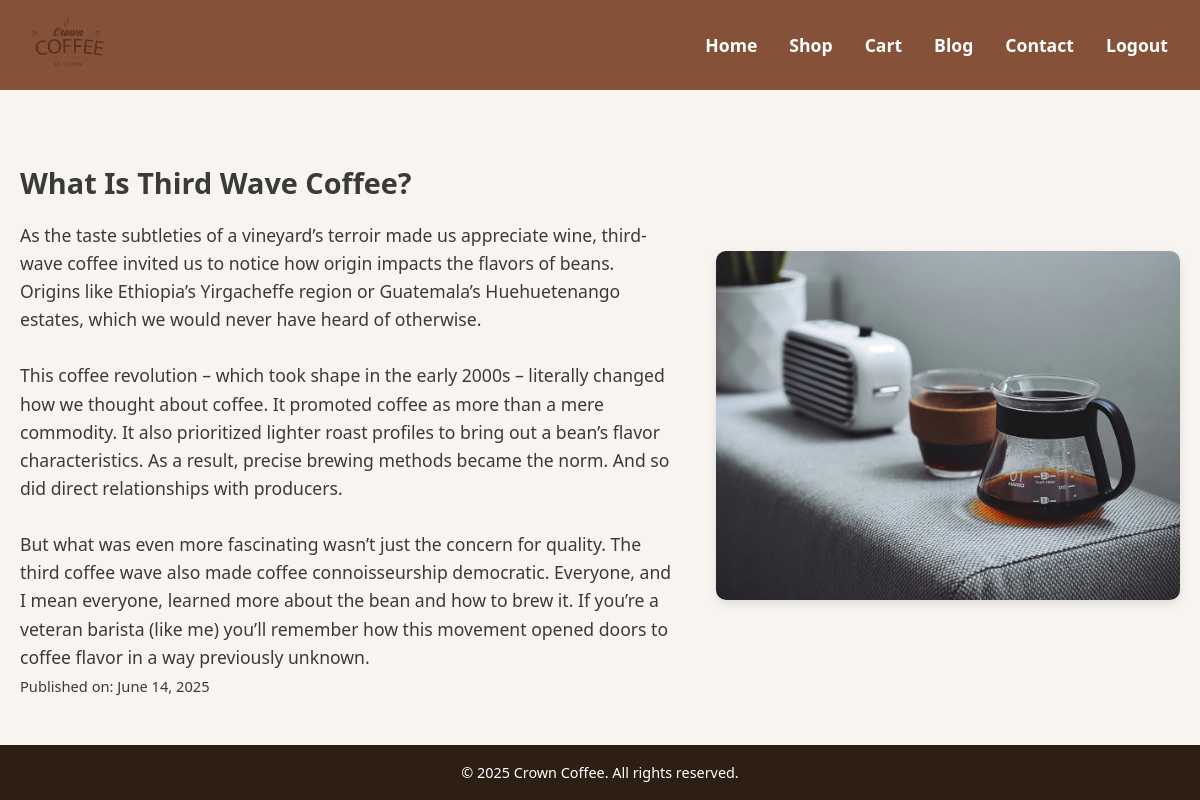
The app's page /blog_detail.php?id=1 with its own data.
### tables this page shows
CREATE TABLE `blog` (
  `post_id` int(11) NOT NULL,
  `title` varchar(255) DEFAULT NULL,
  `content` text DEFAULT NULL,
  `image` varchar(255) DEFAULT NULL,
  `published_date` datetime DEFAULT NULL
);

### blog_detail.php (the view, shortened to what this page needs)
<?php
include 'php/db.php';
$id = (int)$_GET['id'];
$sql = "SELECT * FROM blog WHERE post_id = $id LIMIT 1";
$result = $conn->query($sql);
$post = $result->fetch_assoc();
?>
<!DOCTYPE html>
<html lang="en">
<head>
  <link rel="stylesheet" href="css/user_pannel.css" />
</head>
<body>
  <div class="page-container">
    <header class="header">
      <div class="logo">
        <a href="index.php"><img src="images/logo.png" alt="Crown Coffee Logo" /></a>
      </div>
      <nav class="nav">
        <ul>
          <li><a href="index.php">Home</a></li>
          <li><a href="shop.php">Shop</a></li>
          <li><a href="cart.php">Cart</a></li>
          <li><a href="blog.php" class="active">Blog</a></li>
          <li><a href="contact.html">Contact</a></li>
          <li><a href="logout.php">Logout</a></li>
        </ul>
      </nav>
    </header>
    <section class="blog-detail">
      <div class="blog-text">
        <h3><?= htmlspecialchars($post['title']) ?></h3>
        <p><?= nl2br(htmlspecialchars($post['content'])) ?></p>
        <p><small>Published on: <?= date('F j, Y', strtotime($post['published_date'])) ?></small></p>
      </div>
      <?php if ($post['image']): ?>
      <div class="blog-image">
        <img src="images/<?= htmlspecialchars($post['image']) ?>" alt="<?= htmlspecialchars($post['title']) ?>" />
      </div>
      <?php endif; ?>
    </section>
  </div>
  <footer class="copyright">
    &copy; 2025 Crown Coffee. All rights reserved.
  </footer>
</body>
</html>

### CSS/user_pannel.css (style rules this page uses)
* { margin: 0; padding: 0; box-sizing: border-box; font-family: 'Segoe UI', Tahoma, Geneva, Verdana, sans-serif; }
body { background-color: #f8f5f0; color: #2e1f13; line-height: 1.6; }
h1, h2, h3 { margin-bottom: 1rem; }
.header { display: flex; justify-content: space-between; align-items: center; padding: 1rem 2rem; background-color: #865139; position: relative; z-index: 10; }
.logo img { height: 50px; }
.nav ul { list-style: none; display: flex; gap: 2rem; }
.nav ul li { display: inline-block; }
.nav ul li a { color: #fff; text-decoration: none; font-weight: bold; font-size: 1.1rem; }
.copyright { text-align: center; padding: 1rem; background-color: #2e1f13; color: #fff; font-size: 0.9rem; }
.blog-detail { display: flex; align-items: center; justify-content: space-between; gap: 40px; margin-top: 50px; padding: 20px; }
.blog-text { flex: 1; font-size: 1.1rem; max-width: 60%; color: #3a3a3a; }
.blog-text h3 { margin-bottom: 15px; font-size: 1.8rem; }
.blog-image { flex: 1; max-width: 40%; }
.blog-image img { width: 100%; border-radius: 10px; object-fit: cover; box-shadow: 0 4px 10px rgba(0,0,0,.1); }
html, body { height: 100%; }
body { display: flex; flex-direction: column; }
.page-container { flex: 1; display: flex; flex-direction: column; }
footer.copyright { margin-top: auto; }
body { display: flex; flex-direction: column; min-height: 100vh; }

### records on screen
blog: title "What Is Third Wave Coffee?", content "As the taste subtleties of a vineyard’s terroir made us appreciate wine, third-wave coffee invited us to notice how origin impacts the flavors of beans. Origins like Ethiopia’s Yirgacheffe region or Guatemala’s Huehuetenango estates, which we would never have heard of otherwise. This coffee revolution – which took shape in the early 2000s – literally changed how we thought about coffee. It promoted coffee as more than a mere commodity. It also prioritized lighter roast profiles to bring out a bean’s flavor characteristics. As a result, precise brewing methods became the norm. And so did direct relationships with producers. But what was even more fascinating wasn’t just the concern for…", published_date "June 14, 2025", image (picture)
